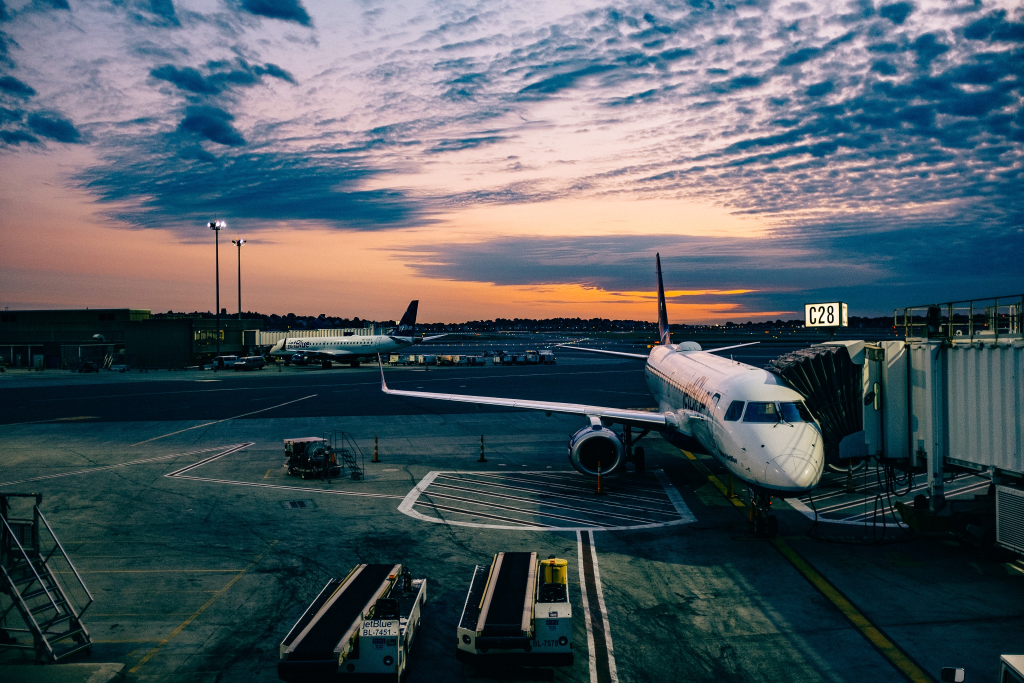
#> input picture descargas/img_vuelos/aeropuerto_noche.jpg, 3072 x 2048 px (shown at 1/3 size)
$ python -i reel.py   (imports and definitions only)
#> lines starting #> are read from the running program, lines starting #| are printed output that depends on the picture
### herramientas/motor/style_a2.py
"""Style A v2: refined, modern big-caption Short design. Builds still frames (hook, data, CTA)."""
import sys, os
import numpy as np
from PIL import Image, ImageDraw, ImageFont, ImageFilter, ImageChops

D = os.path.dirname(os.path.abspath(__file__))
sys.path.insert(0, D)
import make_brand_v2 as brand

W, H = 1080, 1920
FBK = "/usr/share/fonts/opentype/inter/Inter-Black.otf"
FXB = "/usr/share/fonts/opentype/inter/Inter-ExtraBold.otf"
FB = "/usr/share/fonts/opentype/inter/Inter-Bold.otf"
FS = "/usr/share/fonts/opentype/inter/Inter-SemiBold.otf"
FM = "/usr/share/fonts/opentype/inter/Inter-Medium.otf"
for p in (FXB, FM):
    if not os.path.exists(p):
        pass
_f = {}


def F(p, s):
    if not os.path.exists(p):
        p = FB
    if (p, s) not in _f:
        _f[(p, s)] = ImageFont.truetype(p, s)
    return _f[(p, s)]


INK = (7, 9, 18)
WHITE = (246, 247, 251)
SOFT = (168, 176, 200)
DIM = (92, 100, 128)
YEL = (255, 210, 63)
AMB = (255, 158, 44)
CYAN = (56, 225, 255)
VIO = (132, 94, 255)
OUT = "/home/claude/canal/short/disenos"
os.makedirs(OUT, exist_ok=True)
rng = np.random.default_rng(3)


# [108 lines left out: functions mesh_bg, gradient_text, glass, logo_mark, paste_logo, tracked and 1 more, not called in this run]


def kicker(d, y, txt, col=CYAN):
    f = F(FB, 30)
    tracked(d, (W / 2, y), txt, f, col, track=8)


# [73 lines left out: functions frame_hook, frame_data, frame_cta, not called in this run]


# [12 lines that do not run on import are left out]

### herramientas/motor/reel.py
"""Reel-style '¿Sabías que?' Short: AI images + Ken Burns + HUD + karaoke captions.
usage: reel.py spec.json [p0 p1]   (renders frames p0..p1 seconds, default all)
spec: {out, voice, words (json list of {text,start,end}), dur, images:[{file,t0,pan}],
       overlays:[{t0,t1,kind:'num'|'tag', ...}], cta_t0}"""
import json, math, subprocess, sys, random
from PIL import Image, ImageDraw, ImageFilter
sys.path.insert(0, __file__.rsplit("/", 1)[0])
from style_a2 import F, FBK, FXB, FB, FS, FM, WHITE, SOFT, DIM, YEL, CYAN, VIO, AMB, gradient_text, glass, paste_logo, tracked

W, H, FPS = 1080, 1920, 30
MONO = "/usr/share/fonts/truetype/dejavu/DejaVuSansMono-Bold.ttf"
# [2 lines not run here, left out]
# [1 line that did not run here, left out]
# [1 line that did not run here, left out]
p0 = float(sys.argv[2]) if len(sys.argv) > 2 else 0
p1 = float(sys.argv[3]) if len(sys.argv) > 3 else DUR
out = spec["out"] if len(sys.argv) <= 4 else sys.argv[4]

def ease(x):
    x = max(0, min(1, x)); return 1 - (1 - x) ** 3

# ---------- images, pre-scaled
_cache = {}
def load(f):
    if f not in _cache:
        src = Image.open(f).convert("RGB")
        s = max(H / src.height, W / src.width)
        big = src.resize((int(src.width * s), int(src.height * s)), Image.LANCZOS)
        _cache[f] = big.filter(ImageFilter.UnsharpMask(2, 60, 2))
    return _cache[f]
# [1 line not run here, left out]

# [21 lines left out: function bg_at, not called in this run]

# ---------- static layers
def make_static():
    L = Image.new("RGBA", (W, H), (0, 0, 0, 0))
#> L: PIL image 1080x1920 RGBA; every value is 0
    d = ImageDraw.Draw(L)
    # vignette + bottom/top gradients
    g = Image.new("L", (1, H))
    for y in range(H):
        v = 0
        if y < 330: v = int(150 * (1 - y / 330) ** 1.4)
        if y > 1000: v = int(225 * ((y - 1000) / 920) ** 1.2)
        g.putpixel((0, y), min(255, v))
    shade = Image.new("RGBA", (W, H), (4, 6, 14, 255)); shade.putalpha(g.resize((W, H)))
#> after `shade = Image.new('RGBA', (W, H), (4, 6, 14, 255))`:
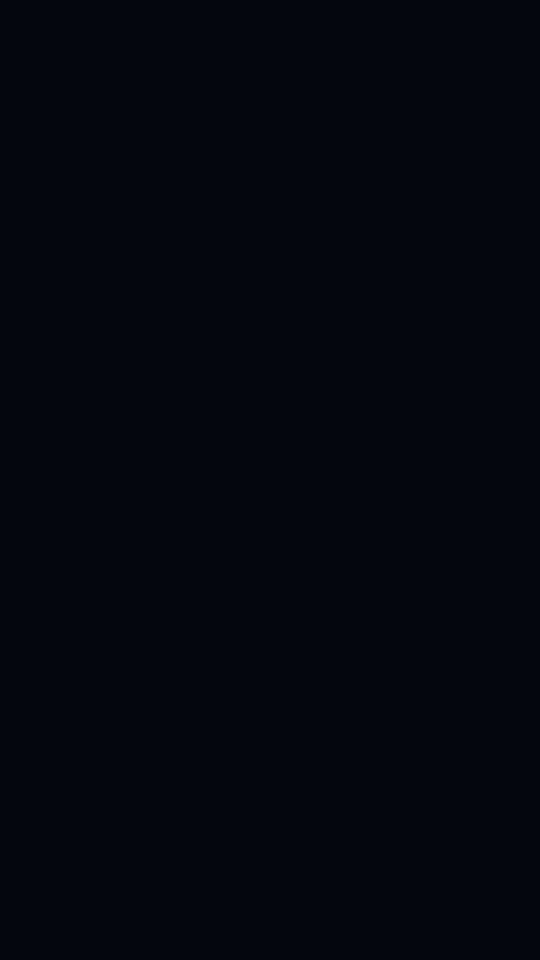
#> shade: PIL image 1080x1920 RGBA (shown at 1/2 size); mean R, G, B, A 4, 6, 14, 255
#> after `shade.putalpha(g.resize((W, H)))`:
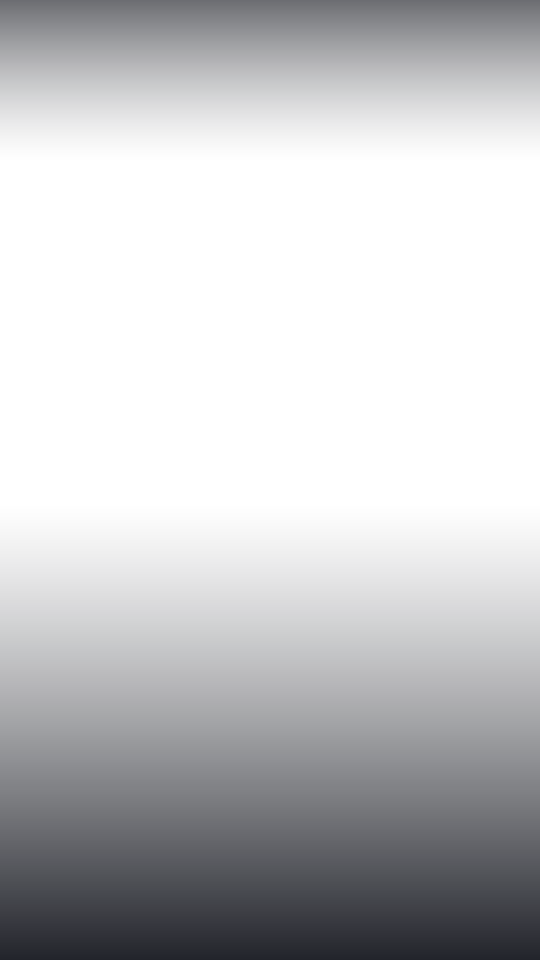
#> shade: PIL image 1080x1920 RGBA (shown at 1/2 size); mean R, G, B, A 4, 6, 14, 59.4; transparent parts drawn white
    L = Image.alpha_composite(L, shade)
    d = ImageDraw.Draw(L)
    # grid
    for x in range(0, W, 90): d.line([(x, 0), (x, H)], fill=(120, 200, 255, 14))
    for y in range(0, H, 90): d.line([(0, y), (W, y)], fill=(120, 200, 255, 14))
    # corner brackets
    c, m, ln = (90, 230, 255, 200), 54, 70
    for (x, y, sx, sy) in [(m, 250, 1, 1), (W - m, 250, -1, 1), (m, H - 300, 1, -1), (W - m, H - 300, -1, -1)]:
        d.line([(x, y), (x + sx * ln, y)], fill=c, width=5)
        d.line([(x, y), (x, y + sy * ln)], fill=c, width=5)
    return L
STATIC = make_static()
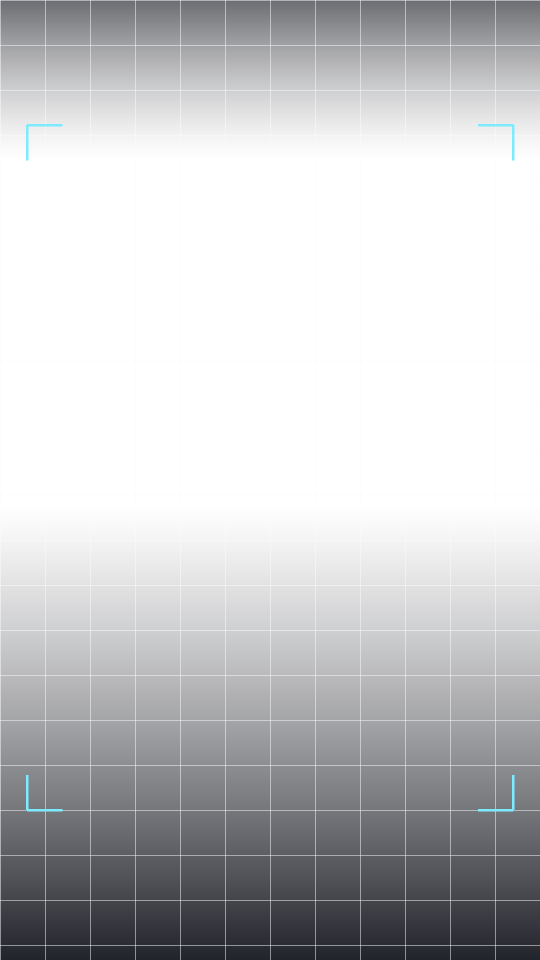
#> STATIC: PIL image 1080x1920 RGBA (shown at 1/2 size); mean R, G, B, A 5.3, 8.5, 14.8, 58.5; transparent parts drawn white

# [17 lines left out: function hud, not called in this run]

# ---------- karaoke captions (clean: sentence case, Inter Bold, soft shadow)
import re as _re
GROUPS, k = [], 0
# [2 lines not run here, left out]

# [4 lines left out: function tok, not called in this run]

CF = F(FB, 80)
# [106 lines left out: functions captions, panel, overlays, cta, frame, not called in this run]

# [10 lines not run here, left out]

>>> result = load('../../descargas/img_vuelos/aeropuerto_noche.jpg')
#> in load, src is the input picture: PIL image 3072x2048 RGB; mean R, G, B 78, 89.5, 96.6
